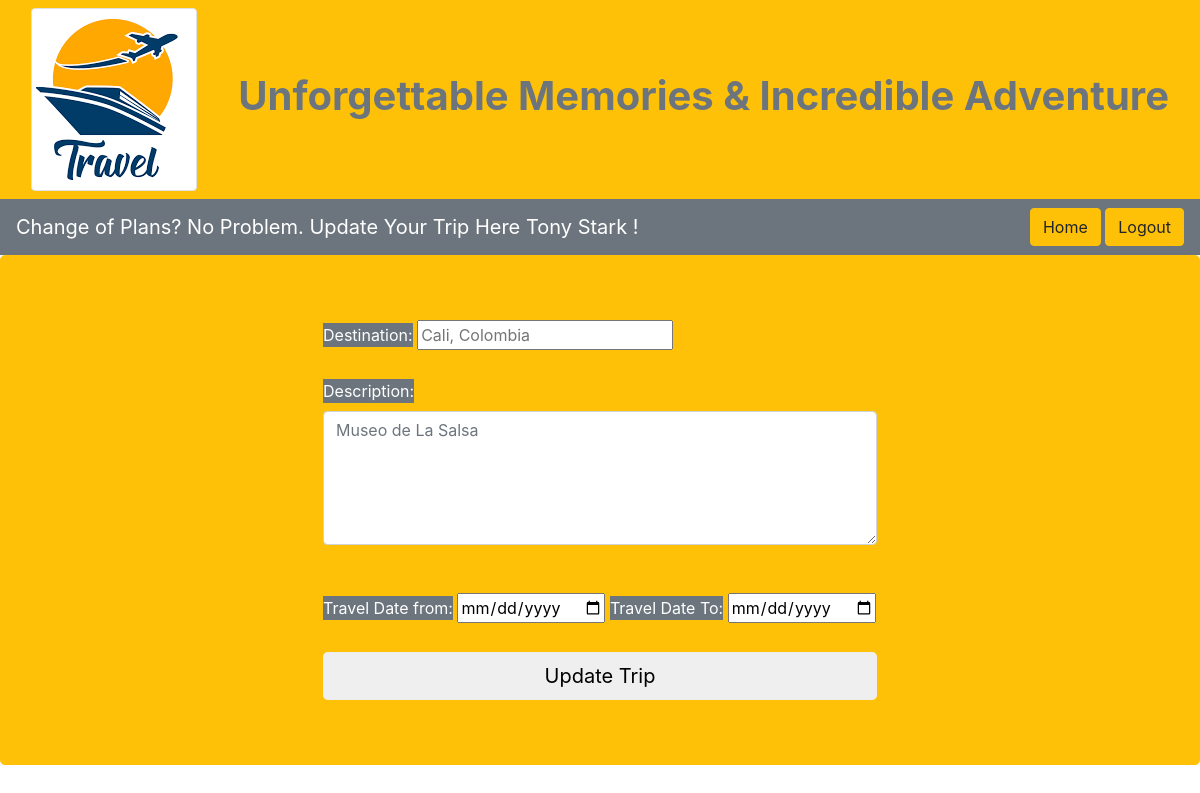
The page /updateTrip/2 (signed in) on the database its author committed.
### travel_app/models.py (models this page shows)
class User(models.Model):
    first_name = models.CharField(max_length=45)
    last_name = models.CharField(max_length=45)
    email = models.CharField(max_length=45)
    password = models.CharField(max_length=45)
    created_at = models.DateTimeField(auto_now_add=True)
    updated_at = models.DateTimeField(auto_now=True)
    objects = UserManager()

class Trip(models.Model):
    destination = models.CharField(max_length=45)
    desc = models.TextField()
    travel_date_from = models.DateField()
    travel_date_to = models.DateField()
    trips_joined = models.ManyToManyField(User, related_name="trips")
    planned_by = models.ForeignKey(User, related_name="trips_planned", on_delete = models.CASCADE, null=True)
    created_at = models.DateTimeField(auto_now_add=True)
    updated_at = models.DateTimeField(auto_now=True)
    objects = TripManager()

### travel_app/views.py (the view)
# urls.py: path('updateTrip/<int:tripId>', views.update_trip),
def update_trip(request, tripId):
    context = {
        "user": User.objects.get(id=request.session['user_id']),
        "trip": Trip.objects.get(id=tripId)
    }
    return render(request, "updateTrip.html", context)

### travel_app/templates/updateTrip.html (shortened to what this page needs)
<!DOCTYPE html>
<html lang="en">
<head>
    <link rel="stylesheet" href="https://stackpath.bootstrapcdn.com/bootstrap/4.1.3/css/bootstrap.min.css">
    {% load static %}
</head>
<body>
    <nav class="navbar navbar-expand-md navbar-light bg-warning sticky-top">
        <div class="container-fluid">
            <img src="{% static 'images/images.png' %}" alt="logo" class="img-thumbnail">
            <h1 class="font-weight-bold text-secondary text-center">Unforgettable Memories & Incredible Adventure</h1>
        </div>
    </nav>
    <nav class="navbar navbar-dark bg-secondary text-white">
        <a class="navbar-brand">Change of Plans?  No Problem.  Update Your Trip Here {{user.first_name}} {{user.last_name}} !</a>
        <div>
            <a href="/main" class="btn btn-warning">Home</a>
            <a href="/logout" class="btn btn-warning">Logout</a>
        </div>
    </nav>
    <div class="jumbotron pt-10 bg-warning p-10 border border-warning">
        <div class="align-items-center min-vh-100 d-flex justify-content-around">
            <form method="post" action="/processUpdateTrip/{{trip.id}}">
                <div class="form">
                    <label for="destination" class="bg-secondary text-white">Destination:</label>
                    <input type="text" name="destination" placeholder="{{trip.destination}}"/>
                    <br/><br/>
                    <label for="desc" class="bg-secondary text-white">Description:</label>
                    <textarea class="form-control" name="desc" cols="50" rows="5" placeholder="{{trip.desc}}"></textarea>
                    <br/><br/>
                    <label for="travel_date_from" class="bg-secondary text-white">Travel Date from:</label>
                    <input type="date" name="travel_date_from" placeholder="{{trip.travel_date_from}}"/>
                    <label for="travel_date_to" class="bg-secondary text-white">Travel Date To:</label>
                    <input type="date" name="travel_date_to" placeholder="{{trip.travel_date_to}}"/>
                    <br/><br/>
                    <input type="submit" value="Update Trip" class="btn btn-seconday btn-lg btn-block"/>
                </div>
        </form>
    </div>
</body>
</html>

### rows shown on the page
User: first_name "Tony", last_name "Stark"
Trip: destination "Cali, Colombia", desc "Museo de La Salsa"
